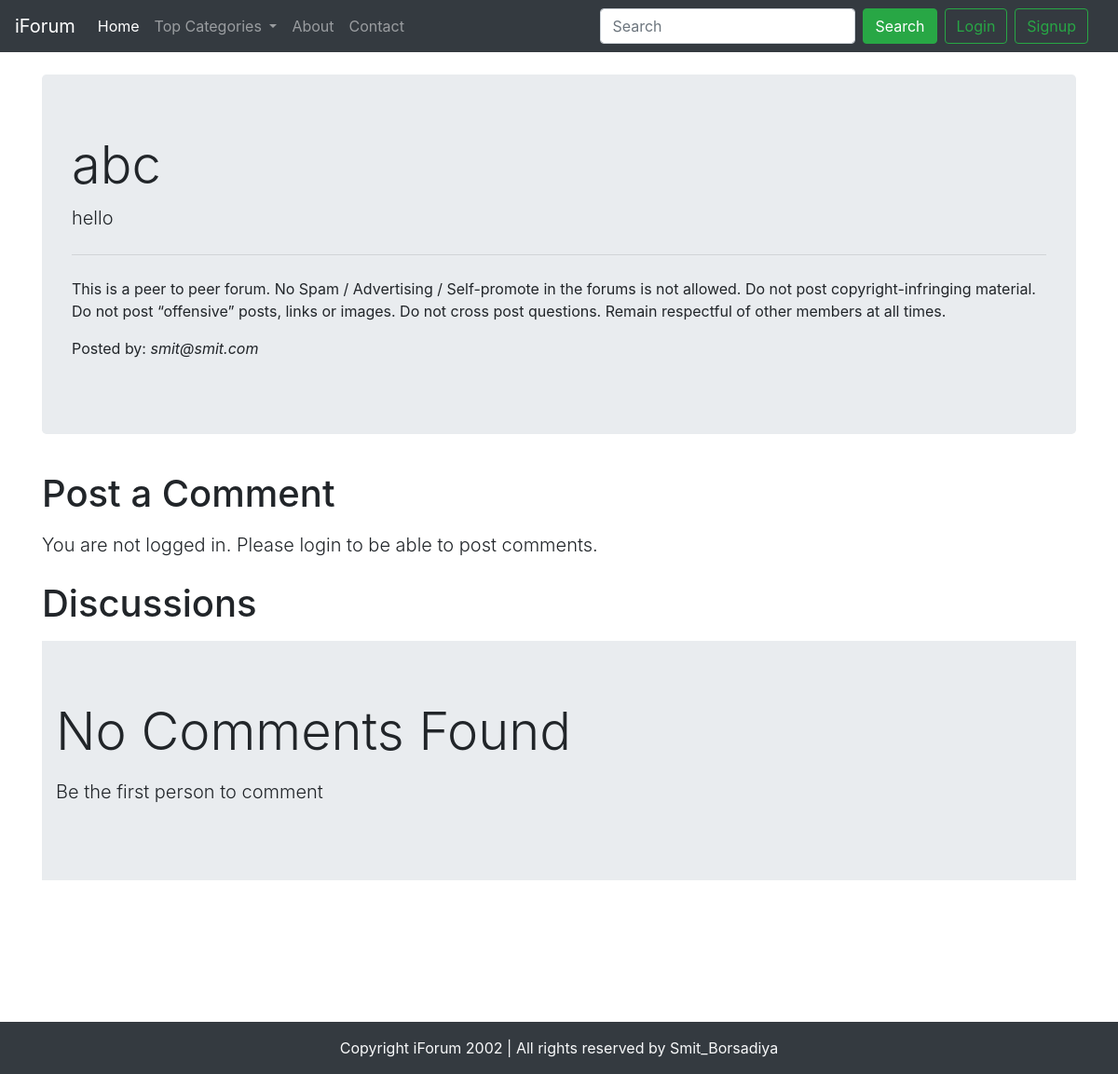
The app's page /thread.php?threadid=14 with its own data.
### tables this page shows
CREATE TABLE `threads` (
  `thread_id` int(7) NOT NULL,
  `thread_title` varchar(255) NOT NULL,
  `thread_desc` text NOT NULL,
  `thread_cat_id` int(7) NOT NULL,
  `thread_user_id` int(7) NOT NULL,
  `timestamp` datetime NOT NULL DEFAULT current_timestamp()
);

CREATE TABLE `users` (
  `sno` int(11) NOT NULL,
  `user_email` varchar(30) NOT NULL,
  `user_pass` varchar(255) NOT NULL,
  `timestamp` datetime NOT NULL DEFAULT current_timestamp()
);

### thread.php (the view, shortened to what this page needs)
<!doctype html>
<html lang="en">
<head>
    <link rel="stylesheet" href="https://stackpath.bootstrapcdn.com/bootstrap/4.5.0/css/bootstrap.min.css"
>
</head>
<body>
    <?php include 'partials/_dbconnect.php';?>
    <?php include 'partials/_header.php';?>
    <?php
    $id = $_GET['threadid'];
    $sql = "SELECT * FROM `threads` WHERE thread_id=$id";
    $result = mysqli_query($conn, $sql);
    while($row = mysqli_fetch_assoc($result)){
        $title = $row['thread_title'];
        $desc = $row['thread_desc'];
        $thread_user_id = $row['thread_user_id'];
        $sql2 = "SELECT user_email FROM `users` WHERE sno='$thread_user_id'";
        $result2 = mysqli_query($conn, $sql2);
        $row2 = mysqli_fetch_assoc($result2);
        $posted_by = $row2['user_email'];
    }
    ?>
    <div class="container my-4">
        <div class="jumbotron">
            <h1 class="display-4"><?php echo $title;?></h1>
            <p class="lead">  <?php echo $desc;?></p>
            <hr class="my-4">
            <p>This is a peer to peer forum. No Spam / Advertising / Self-promote in the forums is not allowed. Do not post copyright-infringing material. Do not post “offensive” posts, links or images. Do not cross post questions. Remain respectful of other members at all times.</p>
            <p>Posted by: <em><?php echo $posted_by; ?></em></p>
        </div>
    </div>
     <?php
    if(isset($_SESSION['loggedin']) && $_SESSION['loggedin']==true){
    echo '<div class="container">
        <h1 class="py-2">Post a Comment</h1>
        <form action= "'. $_SERVER['REQUEST_URI'] . '" method="post">
            <div class="form-group">
                <label for="exampleFormControlTextarea1">Type your comment</label>
                <textarea class="form-control" id="comment" name="comment" rows="3"></textarea>
                <input type="hidden" name="sno" value="'. $_SESSION["sno"]. '">
            </div>
            <button type="submit" class="btn btn-success">Post Comment</button>
        </form>
    </div>';
    }
    else{
        echo '
        <div class="container">
        <h1 class="py-2">Post a Comment</h1>
           <p class="lead">You are not logged in. Please login to be able to post comments.</p>
        </div>
        ';
    }
    ?>
    <div class="container mb-5" id="ques">
        <h1 class="py-2">Discussions</h1>
       <?php
    $noResult = true;
        if($noResult){
            echo '<div class="jumbotron jumbotron-fluid">
                    <div class="container">
                        <p class="display-4">No Comments Found</p>
                        <p class="lead"> Be the first person to comment</p>
                    </div>
                 </div> ';
        }
    ?>
    </div>
    <?php include 'partials/_footer.php';?>
</body>
</html>

### thread.php (style rules this page uses)
#ques { min-height: 433px; }

### records on screen
threads: thread_title "abc", thread_desc "hello"
users: user_email "smit@smit.com"
